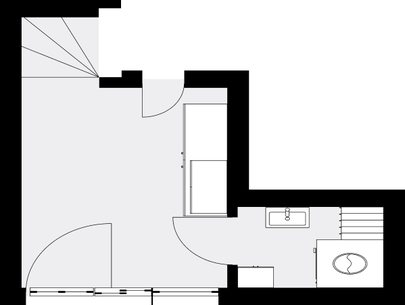
#> input picture custom_components/dynamic_map/frontend/floor1.png, 405 x 305 px, shrunk from 599 x 451 before the run
$ python -i crop.py   (imports and definitions only)
#> lines starting #> are read from the running program, lines starting #| are printed output that depends on the picture
#> further down, picture is the input picture: PIL image 405x305 RGBA; mean R, G, B, A 203, 203, 203.8, 255
import os
from PIL import Image, ImageChops

def trim(im):
    # Convert to RGB to easily find the white background
    bg = Image.new("RGB", im.size, (255, 255, 255))
#> bg: PIL image 405x305 RGB; every value is 255
    if im.mode in ('RGBA', 'LA') or (im.mode == 'P' and 'transparency' in im.info):
        # Flatten alpha if there is any, assuming white background
        temp = Image.new("RGBA", im.size, (255, 255, 255, 255))
#> temp: PIL image 405x305 RGBA; every value is 255
        temp.paste(im, mask=im)
        diff = ImageChops.difference(temp.convert("RGB"), bg)
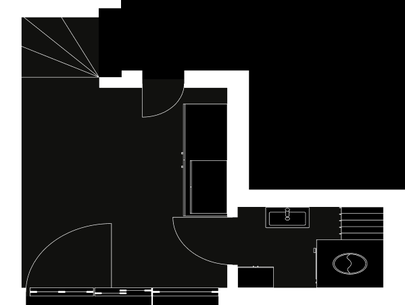
#> diff: PIL image 405x305 RGB; mean R, G, B 52, 52, 51.2
    else:
        diff = ImageChops.difference(im.convert("RGB"), bg)

    diff = ImageChops.add(diff, diff, 2.0, -100)
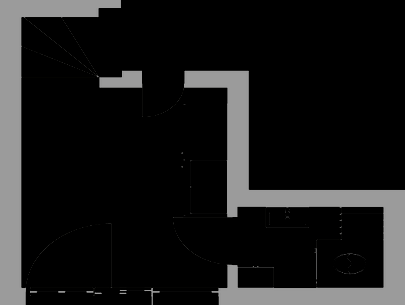
#> diff: PIL image 405x305 RGB; mean R, G, B 25.7, 25.7, 25.7
    bbox = diff.getbbox()
#> bbox = (0, 0, 405, 305)
    if bbox:
        return im.crop(bbox)
    return im

base_dir = "/home/costi/workspace/water/homeassistant"

# [14 lines not run here, left out]

>>> from PIL import Image
>>> picture = Image.open('floor1.png')
>>> result = trim(picture)
